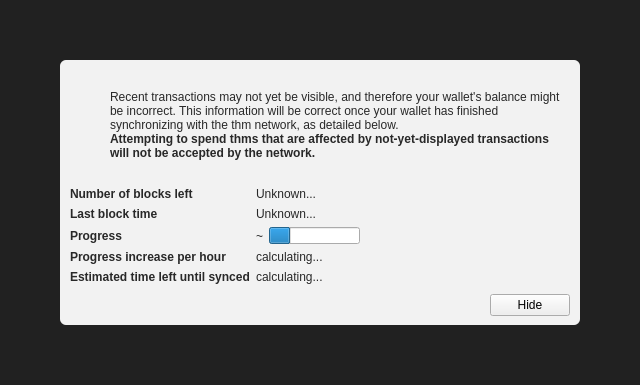
<?xml version="1.0" encoding="UTF-8"?>
<ui version="4.0">
 <class>ModalOverlay</class>
 <widget class="ModalOverlay" name="ModalOverlay">
  <property name="geometry">
   <rect>
    <x>0</x>
    <y>0</y>
    <width>640</width>
    <height>385</height>
   </rect>
  </property>
  <property name="windowTitle">
   <string>Form</string>
  </property>
  <layout class="QVBoxLayout" name="verticalLayout" stretch="0">
   <property name="sizeConstraint">
    <enum>QLayout::SetDefaultConstraint</enum>
   </property>
   <property name="leftMargin">
    <number>0</number>
   </property>
   <property name="topMargin">
    <number>0</number>
   </property>
   <property name="rightMargin">
    <number>0</number>
   </property>
   <property name="bottomMargin">
    <number>0</number>
   </property>
   <item>
    <widget class="QWidget" name="bgWidget" native="true">
     <property name="styleSheet">
      <string notr="true">#bgWidget { background: rgba(0,0,0,220); }</string>
     </property>
     <layout class="QVBoxLayout" name="verticalLayoutMain" stretch="1">
      <property name="leftMargin">
       <number>60</number>
      </property>
      <property name="topMargin">
       <number>60</number>
      </property>
      <property name="rightMargin">
       <number>60</number>
      </property>
      <property name="bottomMargin">
       <number>60</number>
      </property>
      <item>
       <widget class="QWidget" name="contentWidget" native="true">
        <property name="styleSheet">
         <string notr="true">#contentWidget { background: rgba(255,255,255,240); border-radius: 6px; }

QLabel { color: rgb(40,40,40);  }</string>
        </property>
        <layout class="QVBoxLayout" name="verticalLayoutSub" stretch="1,0,0,0">
         <property name="spacing">
          <number>0</number>
         </property>
         <property name="leftMargin">
          <number>10</number>
         </property>
         <property name="topMargin">
          <number>10</number>
         </property>
         <property name="rightMargin">
          <number>10</number>
         </property>
         <property name="bottomMargin">
          <number>10</number>
         </property>
         <item>
          <layout class="QHBoxLayout" name="horizontalLayoutIconText" stretch="0,1">
           <property name="topMargin">
            <number>20</number>
           </property>
           <item>
            <layout class="QVBoxLayout" name="verticalLayoutIcon">
             <property name="leftMargin">
              <number>0</number>
             </property>
             <item>
              <widget class="QPushButton" name="warningIcon">
               <property name="enabled">
                <bool>false</bool>
               </property>
               <property name="text">
                <string/>
               </property>
               <property name="icon">
                <iconset>
                 <normaloff>:/icons/warning</normaloff>
                 <disabledoff>:/icons/warning</disabledoff>:/icons/warning</iconset>
               </property>
               <property name="iconSize">
                <size>
                 <width>48</width>
                 <height>48</height>
                </size>
               </property>
               <property name="flat">
                <bool>true</bool>
               </property>
              </widget>
             </item>
             <item>
              <spacer name="verticalSpacerWarningIcon">
               <property name="orientation">
                <enum>Qt::Vertical</enum>
               </property>
               <property name="sizeHint" stdset="0">
                <size>
                 <width>20</width>
                 <height>40</height>
                </size>
               </property>
              </spacer>
             </item>
            </layout>
           </item>
           <item>
            <layout class="QVBoxLayout" name="verticalLayoutInfoText">
             <property name="leftMargin">
              <number>0</number>
             </property>
             <property name="topMargin">
              <number>0</number>
             </property>
             <item>
              <widget class="QLabel" name="infoText">
               <property name="text">
                <string>Recent transactions may not yet be visible, and therefore your wallet's balance might be incorrect. This information will be correct once your wallet has finished synchronizing with the thm network, as detailed below.</string>
               </property>
               <property name="textFormat">
                <enum>Qt::RichText</enum>
               </property>
               <property name="wordWrap">
                <bool>true</bool>
               </property>
              </widget>
             </item>
             <item>
              <widget class="QLabel" name="infoTextStrong">
               <property name="font">
                <font>
                 <weight>75</weight>
                 <bold>true</bold>
                </font>
               </property>
               <property name="text">
                <string>Attempting to spend thms that are affected by not-yet-displayed transactions will not be accepted by the network.</string>
               </property>
               <property name="textFormat">
                <enum>Qt::RichText</enum>
               </property>
               <property name="wordWrap">
                <bool>true</bool>
               </property>
              </widget>
             </item>
             <item>
              <spacer name="verticalSpacerInTextSpace">
               <property name="orientation">
                <enum>Qt::Vertical</enum>
               </property>
               <property name="sizeHint" stdset="0">
                <size>
                 <width>20</width>
                 <height>40</height>
                </size>
               </property>
              </spacer>
             </item>
            </layout>
           </item>
          </layout>
         </item>
         <item>
          <spacer name="verticalSpacerAfterText">
           <property name="orientation">
            <enum>Qt::Vertical</enum>
           </property>
           <property name="sizeHint" stdset="0">
            <size>
             <width>20</width>
             <height>40</height>
            </size>
           </property>
          </spacer>
         </item>
         <item>
          <layout class="QFormLayout" name="formLayout">
           <property name="fieldGrowthPolicy">
            <enum>QFormLayout::FieldsStayAtSizeHint</enum>
           </property>
           <property name="horizontalSpacing">
            <number>6</number>
           </property>
           <property name="verticalSpacing">
            <number>6</number>
           </property>
           <property name="topMargin">
            <number>10</number>
           </property>
           <item row="0" column="0">
            <widget class="QLabel" name="labelNumberOfBlocksLeft">
             <property name="font">
              <font>
               <weight>75</weight>
               <bold>true</bold>
              </font>
             </property>
             <property name="text">
              <string>Number of blocks left</string>
             </property>
            </widget>
           </item>
           <item row="0" column="1">
            <widget class="QLabel" name="numberOfBlocksLeft">
             <property name="text">
              <string>Unknown...</string>
             </property>
            </widget>
           </item>
           <item row="1" column="0">
            <widget class="QLabel" name="labelLastBlockTime">
             <property name="font">
              <font>
               <weight>75</weight>
               <bold>true</bold>
              </font>
             </property>
             <property name="text">
              <string>Last block time</string>
             </property>
            </widget>
           </item>
           <item row="1" column="1">
            <widget class="QLabel" name="newestBlockDate">
             <property name="sizePolicy">
              <sizepolicy hsizetype="Maximum" vsizetype="Preferred">
               <horstretch>0</horstretch>
               <verstretch>0</verstretch>
              </sizepolicy>
             </property>
             <property name="text">
              <string>Unknown...</string>
             </property>
            </widget>
           </item>
           <item row="2" column="0">
            <widget class="QLabel" name="labelSyncDone">
             <property name="font">
              <font>
               <weight>75</weight>
               <bold>true</bold>
              </font>
             </property>
             <property name="text">
              <string>Progress</string>
             </property>
            </widget>
           </item>
           <item row="2" column="1">
            <layout class="QHBoxLayout" name="horizontalLayoutSync" stretch="0,1">
             <item>
              <widget class="QLabel" name="percentageProgress">
               <property name="text">
                <string notr="true">~</string>
               </property>
              </widget>
             </item>
             <item>
              <widget class="QProgressBar" name="progressBar">
               <property name="value">
                <number>24</number>
               </property>
               <property name="format">
                <string/>
               </property>
              </widget>
             </item>
            </layout>
           </item>
           <item row="4" column="0">
            <widget class="QLabel" name="labelProgressIncrease">
             <property name="font">
              <font>
               <weight>75</weight>
               <bold>true</bold>
              </font>
             </property>
             <property name="text">
              <string>Progress increase per hour</string>
             </property>
            </widget>
           </item>
           <item row="4" column="1">
            <widget class="QLabel" name="progressIncreasePerH">
             <property name="text">
              <string>calculating...</string>
             </property>
            </widget>
           </item>
           <item row="5" column="0">
            <widget class="QLabel" name="labelEstimatedTimeLeft">
             <property name="font">
              <font>
               <weight>75</weight>
               <bold>true</bold>
              </font>
             </property>
             <property name="text">
              <string>Estimated time left until synced</string>
             </property>
            </widget>
           </item>
           <item row="5" column="1">
            <widget class="QLabel" name="expectedTimeLeft">
             <property name="text">
              <string>calculating...</string>
             </property>
            </widget>
           </item>
          </layout>
         </item>
         <item>
          <layout class="QHBoxLayout" name="horizontalLayoutButtons">
           <property name="leftMargin">
            <number>10</number>
           </property>
           <property name="topMargin">
            <number>10</number>
           </property>
           <item>
            <spacer name="horizontalSpacer">
             <property name="orientation">
              <enum>Qt::Horizontal</enum>
             </property>
             <property name="sizeHint" stdset="0">
              <size>
               <width>40</width>
               <height>20</height>
              </size>
             </property>
            </spacer>
           </item>
           <item>
            <widget class="QPushButton" name="closeButton">
             <property name="text">
              <string>Hide</string>
             </property>
            </widget>
           </item>
          </layout>
         </item>
        </layout>
       </widget>
      </item>
     </layout>
    </widget>
   </item>
  </layout>
 </widget>
 <customwidgets>
  <customwidget>
   <class>ModalOverlay</class>
   <extends>QWidget</extends>
   <header>modaloverlay.h</header>
   <container>1</container>
  </customwidget>
 </customwidgets>
 <resources/>
 <connections/>
</ui>
